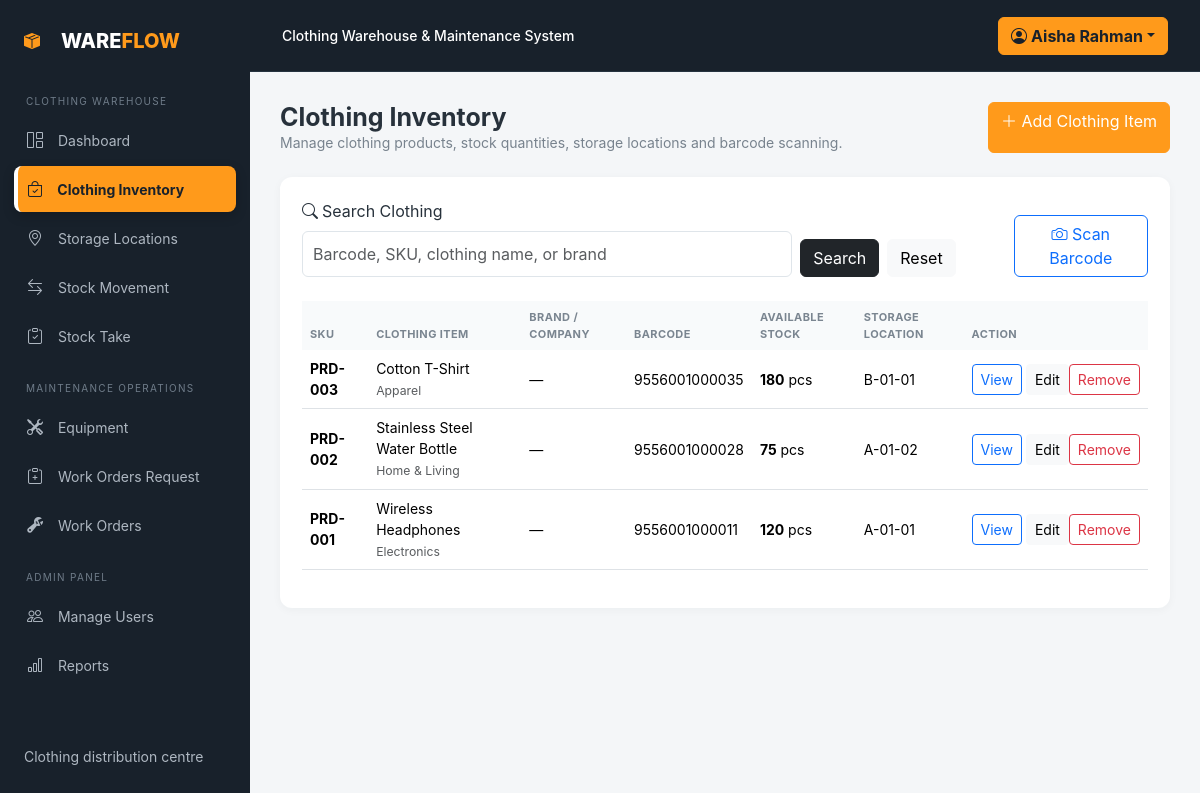
/inventory/index.php (signed in), run on the app's committed database.
### tables this page shows
CREATE TABLE IF NOT EXISTS products (
    id INT AUTO_INCREMENT PRIMARY KEY,
    product_code VARCHAR(50) NOT NULL UNIQUE,
    product_name VARCHAR(150) NOT NULL,
    barcode VARCHAR(100) NULL UNIQUE,
    category VARCHAR(80) NULL,
    unit VARCHAR(30) NOT NULL DEFAULT 'pcs',
    current_quantity DECIMAL(12,2) NOT NULL DEFAULT 0,
    location_id INT NULL,
    description TEXT NULL,
    status ENUM('Active','Inactive') NOT NULL DEFAULT 'Active',
    created_at TIMESTAMP DEFAULT CURRENT_TIMESTAMP,
    updated_at TIMESTAMP DEFAULT CURRENT_TIMESTAMP ON UPDATE CURRENT_TIMESTAMP,
    FOREIGN KEY (location_id) REFERENCES warehouse_locations(id) ON DELETE SET NULL
);

CREATE TABLE IF NOT EXISTS warehouse_locations (
    id INT AUTO_INCREMENT PRIMARY KEY,
    location_code VARCHAR(40) NOT NULL UNIQUE,
    zone_name VARCHAR(80) NOT NULL,
    rack_number VARCHAR(40) NULL,
    shelf_number VARCHAR(40) NULL,
    capacity INT NOT NULL DEFAULT 500,
    status ENUM('Active','Blocked','Inactive') NOT NULL DEFAULT 'Active',
    created_at TIMESTAMP DEFAULT CURRENT_TIMESTAMP
);

### includes/language.php (called while the page is built, shortened)
<?php
function current_language(): string {
    return 'en';
}
function tl(string $english, string $chinese): string {
    return current_language() === 'zh' ? $chinese : $english;
}

### includes/auth.php (called while the page is built, shortened)
<?php
function e($value) { return htmlspecialchars((string)$value, ENT_QUOTES, 'UTF-8'); }

### inventory/index.php (the view, shortened to what this page needs)
<?php
require_once __DIR__ . '/../config/database.php';
require_once __DIR__ . '/../includes/auth.php';
require_once __DIR__ . '/../includes/language.php';
$q = trim($_GET['q'] ?? '');
$scanned = null;
$sql = "SELECT p.*, l.location_code FROM products p LEFT JOIN warehouse_locations l ON l.id = p.location_id WHERE p.status = 'Active'";
$params = [];
$sql .= ' ORDER BY p.product_name';
$statement = $pdo->prepare($sql);
$statement->execute($params);
$products = $statement->fetchAll(PDO::FETCH_ASSOC);
require __DIR__ . '/../includes/header.php';
?>
<div class="d-flex justify-content-between mb-4"><div><h1 class="page-heading"><?= e(tl('Clothing Inventory', '服装库存')) ?></h1><p class="page-subtitle mb-0"><?= e(tl('Manage clothing products, stock quantities, storage locations and barcode scanning.', '管理服装货品、库存数量、存储库位和条码扫描。')) ?></p></div><a class="btn btn-primary" href="product_form.php"><i class="bi bi-plus-lg"></i> Add Clothing Item</a></div>
<div class="panel"><form class="row g-2 mb-4" id="inventorySearchForm"><div class="col-md-7"><label class="form-label"><i class="bi bi-search me-1"></i><?= e(tl('Search Clothing', '搜索服装')) ?></label><input class="form-control" id="inventorySearchInput" autofocus name="q" value="<?= e($q) ?>" placeholder="<?= e(tl('Barcode, SKU, clothing name, or brand', '条码、SKU、服装名称或品牌')) ?>"></div><div class="col-md-3 d-flex align-items-end"><button class="btn btn-dark me-2"><?= e(tl('Search', '搜索')) ?></button><a class="btn btn-light" href="index.php"><?= e(tl('Reset', '重置')) ?></a></div><div class="col-md-2 d-flex align-items-end"><button class="btn btn-outline-primary w-100" type="button" id="inventoryCameraButton"><i class="bi bi-camera"></i> Scan Barcode</button></div></form>
<div class="table-responsive"><table class="table table-hover"><thead><tr><th>SKU</th><th><?= e(tl('Clothing Item', '服装货品')) ?></th><th><?= e(tl('Brand / Company', '品牌 / 公司')) ?></th><th>Barcode</th><th><?= e(tl('Available Stock', '可用库存')) ?></th><th><?= e(tl('Storage Location', '存储库位')) ?></th><th><?= e(tl('Action', '操作')) ?></th></tr></thead><tbody><?php foreach ($products as $product): ?><tr class="<?= ($scanned && $product['id'] === $scanned['id']) ? 'table-warning' : '' ?>"><td><b><?= e($product['product_code']) ?></b></td><td><?= e($product['product_name']) ?><br><small class="text-muted"><?= e($product['category'] ?? '') ?></small></td><td><?= e($product['company_name'] ?? '—') ?></td><td><?= e($product['barcode'] ?? '—') ?></td><td><b><?= number_format((float) $product['current_quantity'], 0) ?></b> <?= e($product['unit']) ?></td><td><?= e($product['location_code'] ?? '—') ?></td><td class="text-nowrap"><a class="btn btn-sm btn-outline-primary" href="view.php?id=<?= (int) $product['id'] ?>">View</a> <a class="btn btn-sm btn-light" href="product_form.php?id=<?= $product['id'] ?>"><?= e(tl('Edit', '编辑')) ?></a><form method="post" class="d-inline" onsubmit="return confirm('<?= e(tl('Remove this clothing item from active inventory?', '确定要从活动库存移除此服装货品吗？')) ?>');"><input type="hidden" name="csrf" value="<?= csrf_token() ?>"><input type="hidden" name="action" value="remove_product"><input type="hidden" name="product_id" value="<?= $product['id'] ?>"><button class="btn btn-sm btn-outline-danger"><?= e(tl('Remove', '移除')) ?></button></form></td></tr><?php endforeach; if (!$products): ?><tr><td colspan="7" class="empty"><?= e(tl('No active clothing items found.', '未找到活动服装货品。')) ?></td></tr><?php endif; ?></tbody></table></div></div>
<?php require __DIR__ . '/../includes/footer.php'; ?>

### assets/css/style.css (style rules this page uses)
:root { --orange:#ff9a1b;--dark:#18212b;--muted:#f4f6f8 }
* { box-sizing:border-box }
body { background:var(--muted);color:#27313b;font-family:Inter,system-ui,-apple-system,Arial,sans-serif }
.page-heading { font-size:25px;font-weight:700;margin:0 }
.page-subtitle { color:#78838e;font-size:14px }
.metric-card,.panel { border:0;border-radius:12px;background:#fff;box-shadow:0 2px 10px #1d2b3b0a }
.panel { padding:22px }
.table>thead th { font-size:11px;color:#7a8590;text-transform:uppercase;letter-spacing:.4px;background:#f8fafb;border:0 }
.table td { vertical-align:middle;font-size:14px }
.btn-primary { background:var(--orange);border-color:var(--orange) }
.form-control,.form-select { border-color:#dfe5ea;padding:10px }

### data on the page
products: product_code "PRD-003", product_name "Cotton T-Shirt", category "Apparel", company_name "—", barcode "9556001000035", current_quantity "180", unit "pcs", location.location_code "B-01-01"
products: product_code "PRD-002", product_name "Stainless Steel Water Bottle", category "Home & Living", company_name "—", barcode "9556001000028", current_quantity "75", unit "pcs", location.location_code "A-01-02"
products: product_code "PRD-001", product_name "Wireless Headphones", category "Electronics", company_name "—", barcode "9556001000011", current_quantity "120", unit "pcs", location.location_code "A-01-01"

### other printed values
tl('CLOTHING WAREHOUSE', '服装仓库') "CLOTHING WAREHOUSE"
t('dashboard') "Dashboard"
tl('Clothing Inventory', '服装库存') "Clothing Inventory"
tl('Storage Locations', '存储库位') "Storage Locations"
tl('Stock Movement', '库存作业') "Stock Movement"
tl('MAINTENANCE OPERATIONS', '维护作业') "MAINTENANCE OPERATIONS"
t('equipment') "Equipment"
t('requests') "Work Orders Request"
t('work_orders') "Work Orders"
t('reports') "Reports"
tl('Clothing distribution centre', '服装配送中心') "Clothing distribution centre"
t('system_name') "Clothing Warehouse & Maintenance System"
$_SESSION['user']['name'] "Aisha Rahman"
tl('Search Clothing', '搜索服装') "Search Clothing"
tl('Search', '搜索') "Search"
